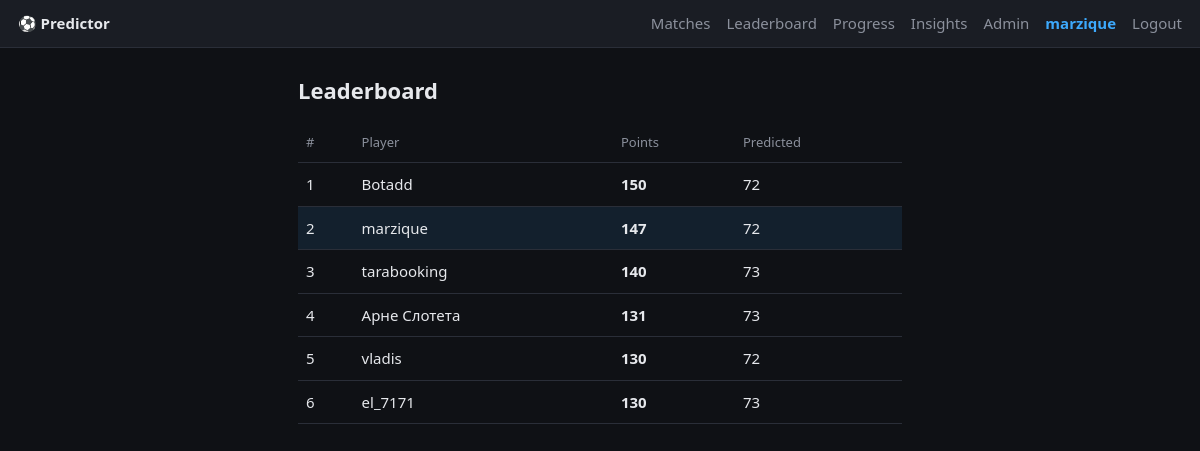
/leaderboard (signed in), run on the app's committed database.
### tables this page shows
CREATE TABLE users (
    id            INTEGER PRIMARY KEY AUTOINCREMENT,
    username      TEXT UNIQUE NOT NULL,
    password_hash TEXT NOT NULL,
    created_at    TEXT NOT NULL
);

### app.py (the view)
@app.get("/leaderboard", response_class=HTMLResponse)
async def leaderboard(request: Request):
    user = current_user(request)
    if not user:
        return RedirectResponse("/login", status_code=302)
    with connect() as conn:
        rows = fetch_leaderboard(conn)
    return render(request, "leaderboard.html", {"user": user, "rows": rows})

### templates/leaderboard.html (shortened to what this page needs)
{% extends "base.html" %}
{% block content %}
<h1>Leaderboard</h1>
<table class="board">
  <thead><tr><th>#</th><th>Player</th><th>Points</th><th>Predicted</th></tr></thead>
  <tbody>
  {% for r in rows %}
    <tr class="{{ 'me-row' if r['username'] == user['username'] else '' }}">
      <td>{{ loop.index }}</td>
      <td>{{ r["username"] }}</td>
      <td><b>{{ r["total"] }}</b></td>
      <td>{{ r["played"] }}</td>
    </tr>
  {% endfor %}
  </tbody>
</table>
{% endblock %}

### templates/base.html (shortened to what this page needs)
<!doctype html>
<html lang="en">
<head>
  <link rel="stylesheet" href="/static/style.css">
</head>
<body>
  <header>
    <a href="/" class="brand">⚽ Predictor</a>
    {% if user %}
    <nav>
      <a href="/">Matches</a>
      <a href="/leaderboard">Leaderboard</a>
      <a href="/progress">Progress</a>
      <a href="/insights">Insights</a>
      {% if is_admin %}<a href="/admin">Admin</a>{% endif %}
      <span class="me">{{ user["username"] }}</span>
      <a href="/logout">Logout</a>
    </nav>
    {% endif %}
  </header>
  <main class="{% block main_class %}{% endblock %}">
    {% block content %}{% endblock %}
  </main>
</body>
</html>

### static/style.css (style rules this page uses)
:root { --bg: #0f1115; --card: #1a1d24; --line: #2a2e38; --fg: #e6e8ec; --muted: #8b909c; --accent: #3da9fc; --good: #4caf50; }
* { box-sizing: border-box; }
body { margin: 0; background: var(--bg); color: var(--fg); font: 15px/1.5 system-ui, -apple-system, Segoe UI, Roboto, sans-serif; }
header { display: flex; align-items: center; gap: 16px; padding: 12px 18px; border-bottom: 1px solid var(--line); background: var(--card); position: sticky; top: 0; z-index: 10; }
.brand { font-weight: 700; color: var(--fg); text-decoration: none; }
nav { margin-left: auto; display: flex; align-items: center; gap: 16px; }
nav a { color: var(--muted); text-decoration: none; }
nav .me { color: var(--accent); font-weight: 600; }
main { max-width: 640px; margin: 0 auto; padding: 18px; }
h1 { font-size: 22px; margin: 8px 0 16px; }
.board { width: 100%; border-collapse: collapse; }
.board th, .board td { text-align: left; padding: 10px 8px; border-bottom: 1px solid var(--line); }
.board th { color: var(--muted); font-weight: 500; font-size: 13px; }
.board .me-row { background: rgba(61, 169, 252, 0.10); }

### data on the page
users: username "marzique", total "147", played "72"
users: username "Botadd", total "150", played "72"
users: username "tarabooking", total "140", played "73"
users: username "Арне Слотета", total "131", played "73"
users: username "vladis", total "130", played "72"
users: username "el_7171", total "130", played "73"
